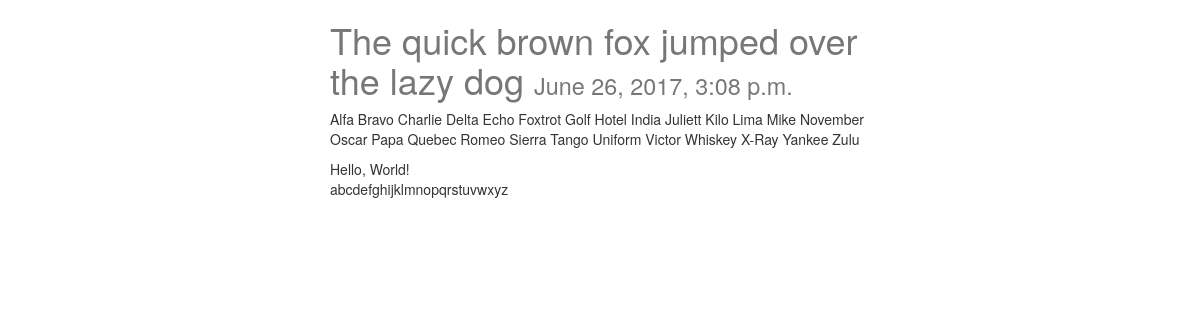
The app's page /posts/1/ with its own data.
### posts/models.py (models this page shows, shortened)
class Post(models.Model):
	title = models.CharField(max_length=120) #title & max length of title
	content = models.TextField(max_length=2000) #actual post & their max length
	updated = models.DateTimeField(auto_now=True, auto_now_add=False) #update timestamp
	timestamp = models.DateTimeField(auto_now=False, auto_now_add=True) #initial post timestamp

### posts/views.py (the view)
# urls.py: url(r'^(?P<id>\d+)/$', post_detail, name='detail'),
def post_detail(request, id):
	instance = get_object_or_404(Post, id=id)
	context = {
		"title": instance.title,
		"instance": instance,
	}
	return render(request, "post_detail.html", context)

### templates/post_detail.html (shortened to what this page needs)
{% extends "base.html" %}
{% block content %}
<div class='col-sm-6 col-sm-offset-3'>
<h1>{{ title }} <small>{{ instance.timestamp}}</small></h1>
{{ instance.content|linebreaks }}<br/>
<br/>
{% endblock content %}

### templates/base.html (shortened to what this page needs)
{% load staticfiles %}
<html>
<head>
<link rel="stylesheet" href="https://maxcdn.bootstrapcdn.com/bootstrap/3.3.7/css/bootstrap.min.css">
<link rel="stylesheet" href="https://maxcdn.bootstrapcdn.com/bootstrap/3.3.7/css/bootstrap-theme.min.css">
<link rel='stylesheet' href= '{% static "css/base.css" %}' />
</head>
<body>
<div class='container'>
{% block content %}{% endblock content %}
</div>
</body>
</html>

### static/css/base.css (style rules this page uses)
h1 { color: #777777; }

### records on screen
Post: title "The quick brown fox jumped over the lazy dog", timestamp "June 26, 2017, 3:08 p.m.", content "Alfa Bravo Charlie Delta Echo Foxtrot Golf Hotel India Juliett Kilo Lima Mike November Oscar Papa Quebec Romeo Sierra Tango Uniform Victor Whiskey X-Ray Yankee Zulu Hello, World! abcdefghijklmnopqrstuvwxyz"
